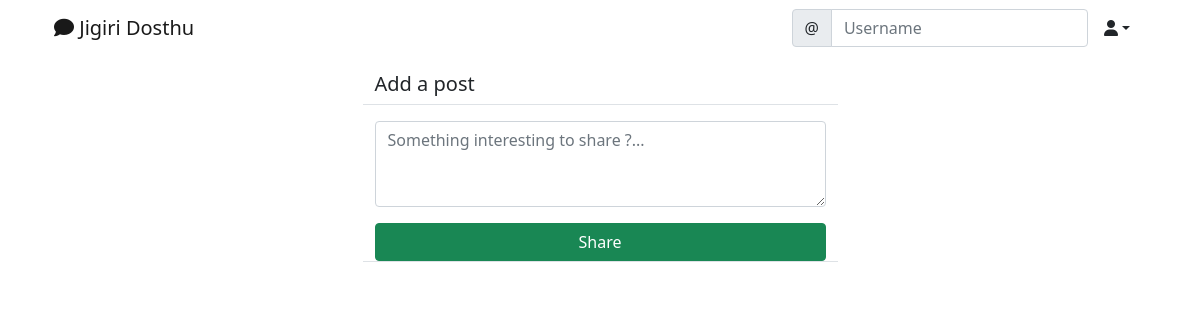
The app's page /social/ (signed in), older data.
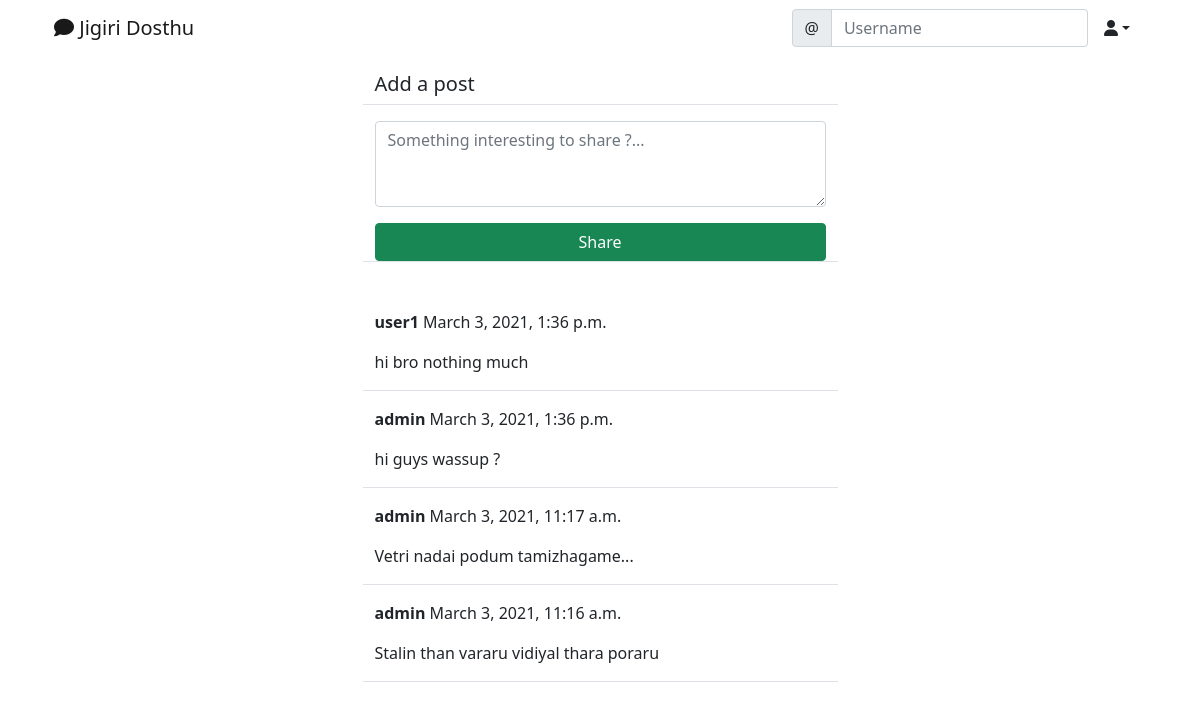
The same page, newer data.
### social/models.py (models this page shows)
class Post(models.Model):
    body = models.TextField()
    created_on = models.DateTimeField(default=timezone.now)
    author = models.ForeignKey(User, on_delete=models.CASCADE)

### social/views.py (the view, shortened to what this page needs)
# urls.py: path('', PostListView.as_view(), name='post-list'),
class PostListView(LoginRequiredMixin, View):
    def get(self, request, *args, **kwargs):
        posts = Post.objects.all().order_by('-created_on')
        form = PostForm()
        context = {
            'post_list': posts,
            'form': form,
        }
        return render(request, 'social/post_list.html', context)

### social/forms.py
class PostForm(forms.ModelForm):
    body = forms.CharField(
        label='',
        widget=forms.Textarea(attrs={
            'rows': 3,
            'placeholder': 'Something interesting to share ?...'
        })
    )
    class Meta:
        model = Post
        fields = ['body']

### social/templates/social/post_list.html (shortened to what this page needs)
{%extends 'landing/base.html'%}
{% load crispy_forms_tags %}
{% block content %}
<div class='container'>
    <div class='row justify-content-center mt-3'>
        <div class='col-md-5 col-sm-12 border-bottom'>
            <h5>Add a post</h5>
        </div>
    </div>
    <div class='row justify-content-center mt-3 mb-5'>
        <div class='col-md-5 col-sm-12 border-bottom'>
            <form method='POST'>
                {{ form | crispy }}
                <div class='d-grid gap-2'>
                    <button class='btn btn-success mt-3'>Share</button>
                </div>
            </form>
        </div>
    </div>
    {% for post in post_list %}
    <div class='row justify-content-center mt-3'>
        <div class='col-md-5 col-sm-12 border-bottom'>
            <p><strong>{{ post.author }}</strong> {{ post.created_on }}</p>
            <p>{{ post.body }}</p>
        </div>
    </div>
    {% endfor %}
</div>
{% endblock content %}

### landing/templates/landing/base.html (shortened to what this page needs)
<!doctype html>
<html lang="en">
  <head>
    <link href="https://cdn.jsdelivr.net/npm/bootstrap@5.0.0-beta2/dist/css/bootstrap.min.css" rel="stylesheet">
  </head>
  <body>
    {% include 'landing/navbar.html' %}
    {% block content %}
    {% endblock content %}
  </body>
</html>

### landing/templates/landing/navbar.html (shortened to what this page needs)
<div class="container">
<nav class="navbar navbar-expand-lg navbar-light">
  <div class="container-fluid">
    <a class="navbar-brand"
    {% if user.is_authenticated %}
    href="{% url 'post-list' %}"
    {% else %}
    href="{% url 'index' %}"
    {% endif %}
    ><i class='fas fa-comment'></i> Jigiri Dosthu</a>
    <div class="collapse navbar-collapse" id="navbarTogglerDemo03">
      <form class="d-flex">
        <div class="input-group">
        <span class="input-group-text" id="basic-addon1">@</span>
        <input type="text" class="form-control" placeholder="Username" aria-label="Username" aria-describedby="basic-addon1">
    </div>
      </form>
      {% if user.is_authenticated %}
      <div class="nav-item dropdown">
        <a class="nav-link dropdown-toggle text-dark" data-bs-toggle="dropdown" role="buton" aria-expanded="false"><i class="fas fa-user"></i></a>
      </div>
      {% endif %}
    </div>
  </div>
</nav>
</div>

Row changes from the older to the newer data that the page shows:
added Post: author "user1", created_on "March 3, 2021, 1:36 p.m.", body "hi bro nothing much"
added Post: author "admin", created_on "March 3, 2021, 1:36 p.m.", body "hi guys wassup ?"
added Post: author "admin", created_on "March 3, 2021, 11:17 a.m.", body "Vetri nadai podum tamizhagame..."
added Post: author "admin", created_on "March 3, 2021, 11:16 a.m.", body "Stalin than vararu vidiyal thara poraru"
